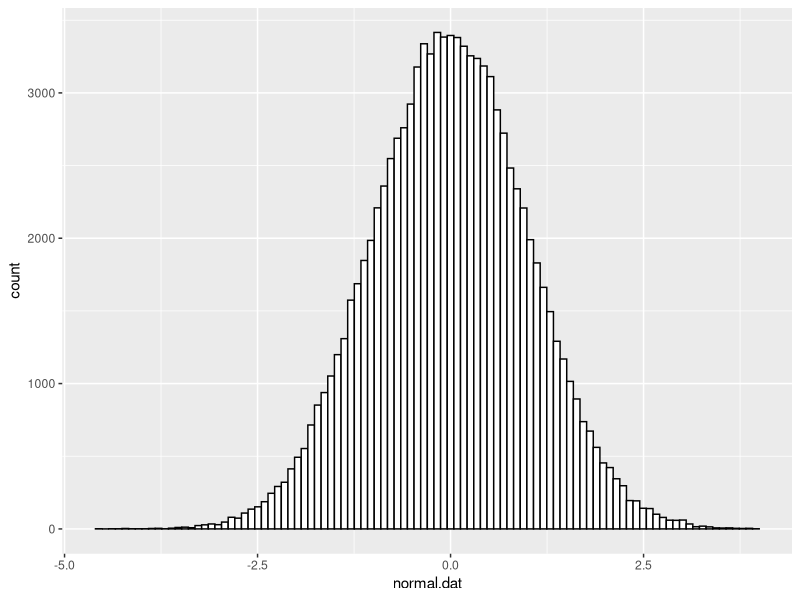
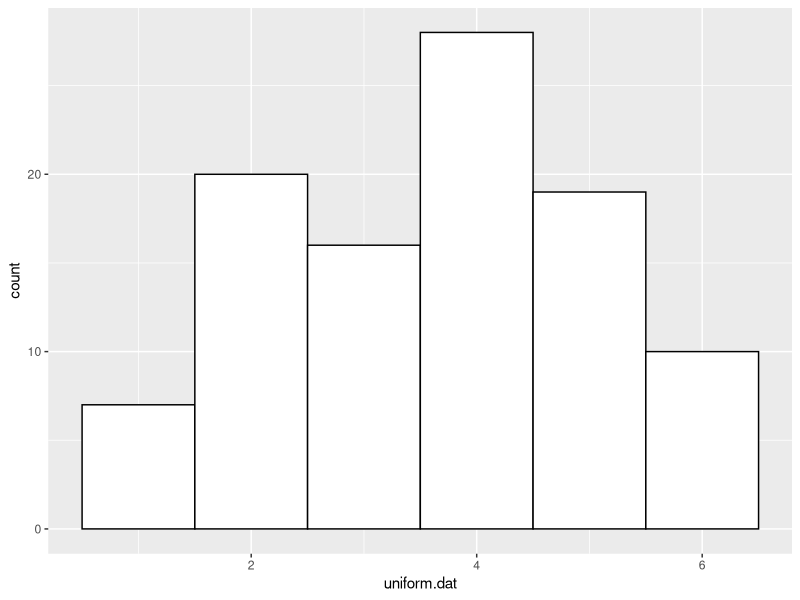
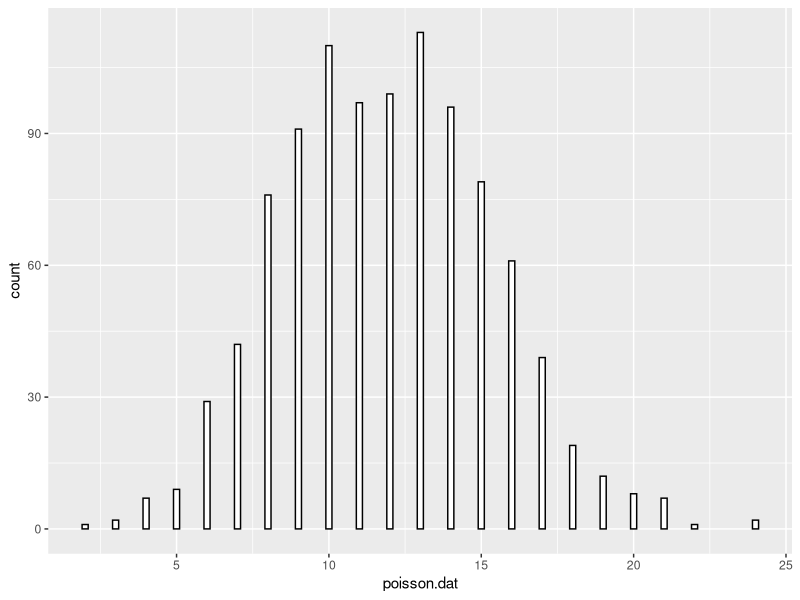
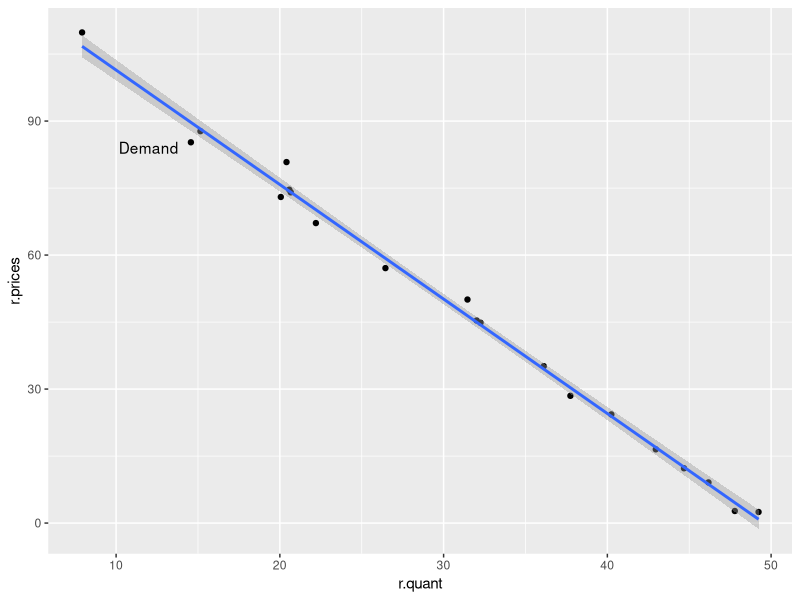
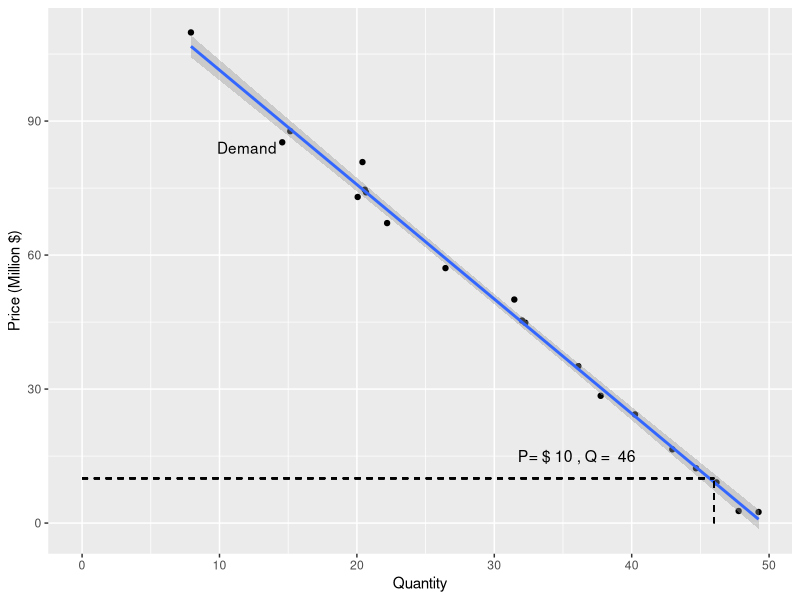
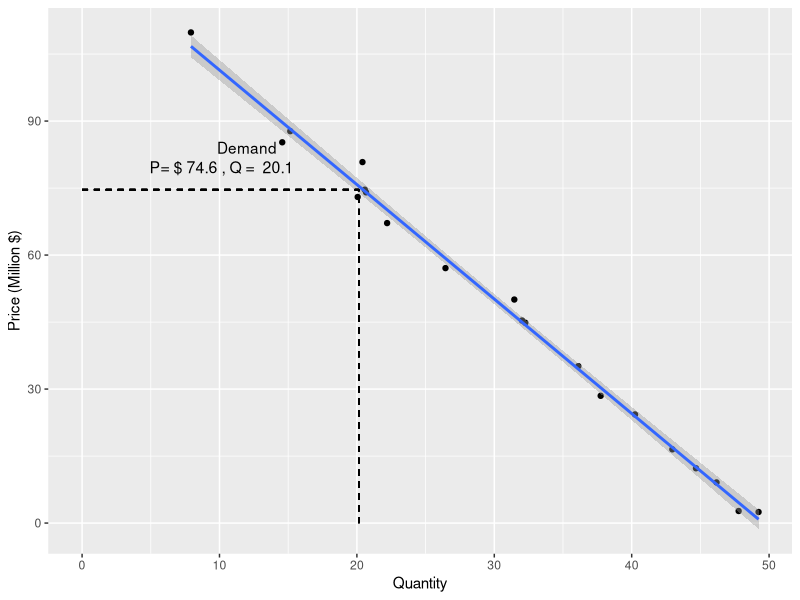

Recreate these plots in R, in order.
## ---- chunk 1
knitr::opts_chunk$set(echo = TRUE)
## ---- chunk 2
library(ggplot2)
normal.dat = rnorm(100000, mean=0, sd=1)

ggplot() +
  aes(x=normal.dat)+
  geom_histogram(bins=100,fill="white",color="black")
## ---- chunk 3
uniform.dat =runif(100,1,6)
ggplot() + aes(uniform.dat) +
geom_histogram(binwidth = 1, colour="black", fill="white")
## ---- chunk 4
poisson.dat = rpois(n=1000,lambda=12)

ggplot()+
  aes(x=poisson.dat)+
  geom_bar(fill="white",color = "black",width=.2)
## ---- chunk 5
# A ---------------------------------------
library(ggplot2)
set.seed(45) # set the seed so our numbers are able to be replicated

prices = seq(1,100,by= 5) # generate a vector of prices
p_n = length(prices) # save the length as an object to be used later
r.prices =  rnorm(p_n,prices,5) # generate random error around the prices 

# Create a function to calculate quantity on the demand curve 
# ... only useful if you are changing the slopw and intercept 
# constantly which you might do in workouts

eval = function(slope = -.4,intercept=50,p =10) 
  {
  q = (slope*p+intercept)
  return(q)
  } # end eval function

# Use the eval function to calculate quantities and add random error
r.quant = rnorm(p_n,eval(p = r.prices),1) 

# Create a dataframe to use in ggplot
r.dem = as.data.frame(cbind(r.prices,r.quant))

# Plot the demand curve 
Plot.OG = ggplot(r.dem, aes(x = r.quant, y = r.prices)) +  # input the data and identify x and y
  geom_point()+ # Make it a scatterplot graph to see variabilty from random error
  stat_smooth(method = 'lm') + # put a line through the points
  annotate("text", x = 12, y = 80, vjust = -1, label = "Demand") # label the graph using x and y as placements
Plot.OG

# B -----------------------------------------------------------

n.samples = sample(r.prices,4) # take 4 samples from the random prices

# Create a function to determine the quantity demanded for each price, 
# and label the points on individual graphs
graph.samp.fun = function(price = 10) 
  {
  Plot.OG + # the original demand curve
    geom_linerange(aes(x = eval(p = price), y= NULL, ymin=0, ymax=price),linetype="dashed")+ # add a vertical line from zero to the quantity
    geom_segment(aes(x=0,xend= eval(p =price),y=price,yend=price),linetype="dashed" )+ # add a horizontal line from zero to the price
     annotate(geom="text", x=eval(p=price)-10, y=price+5, label=paste("P= $",signif(price,3),", Q = ", signif(eval(p =price),3)),size = 4 , color="black") + # label the point on the graph, use paste to make a nice label
  xlab("Quantity") + # add an accurate x label
  ylab("Price (Million $)") # add an accurate y label
}

graph.samp.fun() # test the function

graph.samp.fun(price = n.samples[2]) # Use the function to graph each of the 4 sampled prices  


